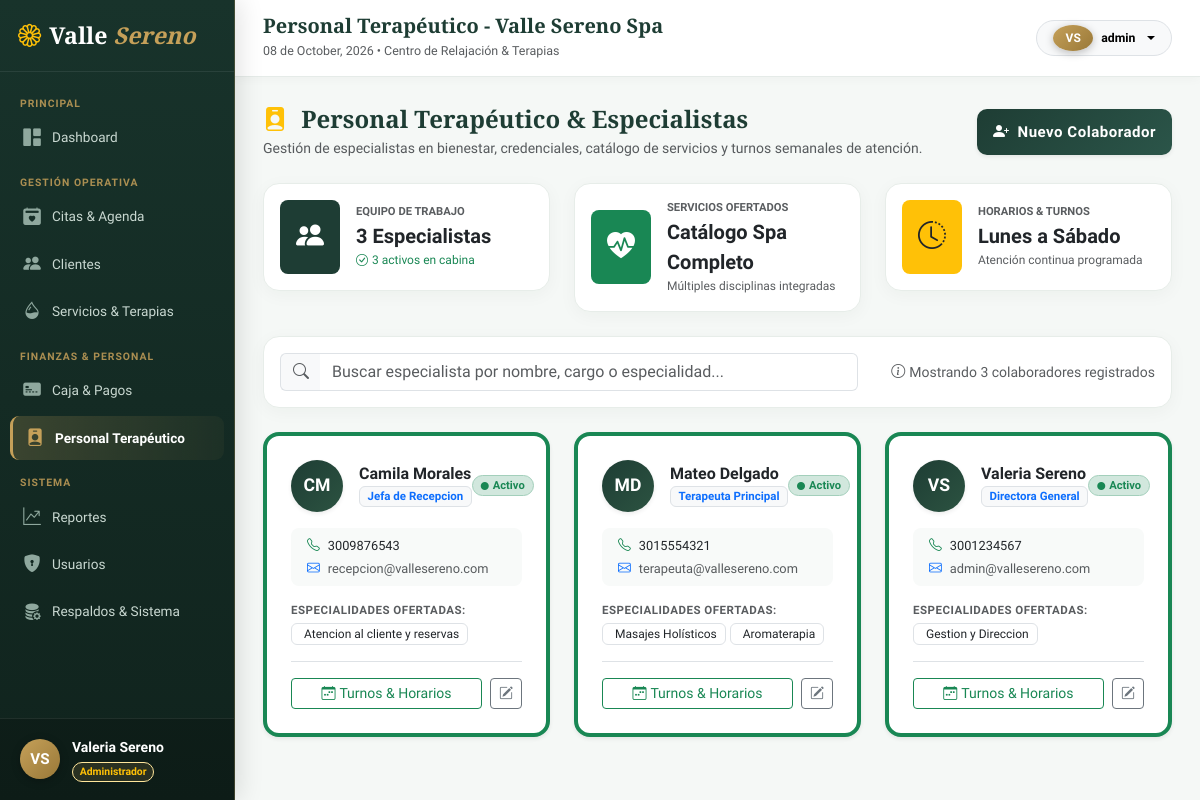
/index.php?c=empleados&a=index (signed in), run on the app's committed database.
### tables this page shows
CREATE TABLE IF NOT EXISTS empleados (
    id INT AUTO_INCREMENT PRIMARY KEY,
    nombre_completo VARCHAR(120) NOT NULL,
    telefono VARCHAR(20) NOT NULL,
    correo VARCHAR(100) NOT NULL UNIQUE,
    cargo VARCHAR(50) NOT NULL,
    especialidades TEXT NULL,
    estado ENUM('activo', 'inactivo') NOT NULL DEFAULT 'activo'
);

### app/views/empleados/index.php (the view, shortened to what the rows shown need)
<?php
$totalActivos = count(array_filter($empleados, fn($e) => $e['estado'] === 'activo'));
?>
<div class="d-flex flex-column flex-md-row justify-content-between align-items-md-center gap-3 mb-4">
    <div>
        <h4 class="fw-bold mb-1" style="color: var(--spa-primary); font-family: var(--font-serif);">
            <i class="bi bi-person-badge-fill text-warning me-2"></i> Personal Terapéutico & Especialistas
        </h4>
        <p class="text-muted small mb-0">Gestión de especialistas en bienestar, credenciales, catálogo de servicios y turnos semanales de atención.</p>
    </div>
    <div>
        <button class="btn btn-spa-primary btn-sm px-3 d-inline-flex align-items-center gap-2 shadow-sm" data-bs-toggle="modal" data-bs-target="#modalEmpleado" onclick="limpiarFormEmpleado()">
            <i class="bi bi-person-plus-fill fs-6"></i>
            <span>Nuevo Colaborador</span>
        </button>
    </div>
</div>
<div class="row g-4 mb-4">
    <div class="col-sm-6 col-md-4">
        <div class="spa-card p-3 d-flex align-items-center gap-3">
            <div class="rounded-3 p-3 text-white" style="background: var(--spa-primary);">
                <i class="bi bi-people-fill fs-3"></i>
            </div>
            <div>
                <small class="text-muted fw-bold text-uppercase d-block" style="font-size: 0.7rem;">Equipo de Trabajo</small>
                <span class="fs-5 fw-bold text-dark"><?= count($empleados) ?> Especialistas</span>
                <small class="d-block text-success" style="font-size: 0.75rem;"><i class="bi bi-check-circle me-1"></i><?= $totalActivos ?> activos en cabina</small>
            </div>
        </div>
    </div>
    <div class="col-sm-6 col-md-4">
        <div class="spa-card p-3 d-flex align-items-center gap-3">
            <div class="rounded-3 p-3 bg-success text-white">
                <i class="bi bi-heart-pulse-fill fs-3"></i>
            </div>
            <div>
                <small class="text-muted fw-bold text-uppercase d-block" style="font-size: 0.7rem;">Servicios Ofertados</small>
                <span class="fs-5 fw-bold text-dark">Catálogo Spa Completo</span>
                <small class="d-block text-muted" style="font-size: 0.75rem;">Múltiples disciplinas integradas</small>
            </div>
        </div>
    </div>
    <div class="col-sm-6 col-md-4">
        <div class="spa-card p-3 d-flex align-items-center gap-3">
            <div class="rounded-3 p-3 bg-warning text-dark">
                <i class="bi bi-clock-history fs-3"></i>
            </div>
            <div>
                <small class="text-muted fw-bold text-uppercase d-block" style="font-size: 0.7rem;">Horarios & Turnos</small>
                <span class="fs-5 fw-bold text-dark">Lunes a Sábado</span>
                <small class="d-block text-muted" style="font-size: 0.75rem;">Atención continua programada</small>
            </div>
        </div>
    </div>
</div>
<div class="spa-card p-3 mb-4">
    <div class="row g-3 align-items-center">
        <div class="col-md-8">
            <div class="input-group">
                <span class="input-group-text bg-light border-end-0"><i class="bi bi-search text-muted"></i></span>
                <input type="text" id="busquedaTerapeuta" class="form-control border-start-0" placeholder="Buscar especialista por nombre, cargo o especialidad..." onkeyup="filtrarTerapeutas()">
            </div>
        </div>
        <div class="col-md-4 text-md-end">
            <small class="text-muted"><i class="bi bi-info-circle me-1"></i>Mostrando <?= count($empleados) ?> colaboradores registrados</small>
        </div>
    </div>
</div>
<div class="row g-4 mb-4" id="contenedorTerapeutas">
    <?php if (empty($empleados)): ?>
        <div class="col-12 text-center py-5 text-muted">
            <i class="bi bi-person-x fs-1 d-block mb-2 text-muted"></i>
            No hay personal terapéutico registrado en la base de datos.<br>
            <small>Haz clic en "Nuevo Colaborador" para agregar uno.</small>
        </div>
    <?php else: ?>
        <?php foreach ($empleados as $emp):
            $initials = strtoupper(substr($emp['nombre_completo'], 0, 1) . (strpos($emp['nombre_completo'], ' ') !== false ? substr($emp['nombre_completo'], strpos($emp['nombre_completo'], ' ') + 1, 1) : ''));
            $tagsEspecialidades = array_filter(array_map('trim', explode(',', $emp['especialidades'] ?? '')));
        ?>
            <div class="col-md-6 col-lg-4 tarjeta-terapeuta-item">
                <div class="spa-card p-4 h-100 position-relative d-flex flex-column justify-content-between border-top border-4 border-success shadow-sm hover-shadow transition-all">
                    <div>
                        <div class="d-flex align-items-center justify-content-between mb-3">
                            <div class="d-flex align-items-center gap-3">
                                <div class="rounded-circle d-flex align-items-center justify-content-center text-white fw-bold shadow-sm"
                                     style="width: 52px; height: 52px; font-size: 1.1rem; background: linear-gradient(135deg, var(--spa-primary), #2c5341);">
                                    <?= htmlspecialchars($initials) ?>
                                </div>
                                <div>
                                    <h6 class="fw-bold text-dark mb-0 fs-6"><?= htmlspecialchars($emp['nombre_completo']) ?></h6>
                                    <small class="badge bg-light text-primary border" style="font-size: 0.72rem;"><?= htmlspecialchars($emp['cargo']) ?></small>
                                </div>
                            </div>
                            <span class="badge rounded-pill <?= $emp['estado'] === 'activo' ? 'bg-success-subtle text-success border border-success-subtle' : 'bg-secondary-subtle text-secondary' ?> px-2 py-1" style="font-size: 0.7rem;">
                                <i class="bi bi-circle-fill me-1" style="font-size: 0.5rem;"></i><?= ucfirst($emp['estado']) ?>
                            </span>
                        </div>
                        <div class="p-2 px-3 rounded-3 mb-3" style="background: #f8faf9; font-size: 0.8rem;">
                            <div class="text-dark mb-1">
                                <i class="bi bi-telephone text-success me-2"></i><?= htmlspecialchars($emp['telefono']) ?>
                            </div>
                            <div class="text-muted text-truncate" title="<?= htmlspecialchars($emp['correo']) ?>">
                                <i class="bi bi-envelope text-primary me-2"></i><?= htmlspecialchars($emp['correo']) ?>
                            </div>
                        </div>
                        <div class="mb-3">
                            <small class="text-muted fw-semibold d-block mb-1" style="font-size: 0.72rem; text-transform: uppercase; letter-spacing: 0.5px;">Especialidades Ofertadas:</small>
                            <?php if (empty($tagsEspecialidades)): ?>
                                <small class="text-muted italic">Sin especialidades especificadas</small>
                            <?php else: ?>
                                <div class="d-flex flex-wrap gap-1">
                                    <?php foreach ($tagsEspecialidades as $tag): ?>
                                        <span class="badge bg-white text-dark border px-2 py-1 font-normal" style="font-size: 0.75rem; font-weight: 500;">
                                            <i class="bi bi-sparkles text-warning me-1"></i><?= htmlspecialchars($tag) ?>
                                        </span>
                                    <?php endforeach; ?>
                                </div>
                            <?php endif; ?>
                        </div>
                    </div>
                    <div class="pt-3 border-top d-flex gap-2 justify-content-between align-items-center">
                        <button class="btn btn-outline-success btn-sm w-100 d-inline-flex align-items-center justify-content-center gap-1" onclick="abrirHorarios(<?= $emp['id'] ?>, '<?= htmlspecialchars($emp['nombre_completo'], ENT_QUOTES) ?>')">
                            <i class="bi bi-calendar-week"></i>
                            <span>Turnos & Horarios</span>
                        </button>
                        <button class="btn btn-outline-secondary btn-sm px-2" title="Editar Perfil" onclick='editarEmpleado(<?= json_encode($emp) ?>)'>
                            <i class="bi bi-pencil-square"></i>
                        </button>
                    </div>
                </div>
            </div>
        <?php endforeach; ?>
    <?php endif; ?>
</div>

### app/views/layouts/main.php (shortened to what the rows shown need)
<?php
$user = [
    'id'      => $_SESSION['usuario_id'] ?? 0,
    'usuario' => $_SESSION['usuario'] ?? 'Invitado',
    'nombre'  => $_SESSION['nombre'] ?? 'Usuario',
    'email'   => $_SESSION['email'] ?? '',
    'rol'     => $_SESSION['rol_nombre'] ?? 'Sin rol',
    'cargo'   => $_SESSION['cargo'] ?? 'Personal'
];
$activePage = $activePage ?? 'dashboard';
$userInitials = strtoupper(substr($user['nombre'], 0, 1) . (strpos($user['nombre'], ' ') !== false ? substr($user['nombre'], strpos($user['nombre'], ' ') + 1, 1) : ''));
?>
<!DOCTYPE html>
<html lang="es">
<head>
    <link href="https://cdn.jsdelivr.net/npm/bootstrap@5.3.3/dist/css/bootstrap.min.css" rel="stylesheet">
    <link rel="stylesheet" href="https://cdn.jsdelivr.net/npm/bootstrap-icons@1.11.3/font/bootstrap-icons.min.css">
    <link rel="stylesheet" href="public/css/spa-theme.css?v=1.2">
</head>
<body>
    <div class="app-wrapper">
        <aside class="app-sidebar" id="appSidebar">
            <div class="sidebar-header d-flex align-items-center justify-content-between">
                <a href="index.php?c=dashboard&a=index" class="spa-brand">
                    <i class="bi bi-flower1 me-2 text-warning"></i>Valle <span>Sereno</span>
                </a>
            </div>
            <nav class="sidebar-nav">
                <?php if ($user['rol'] !== 'Terapeuta'): ?>
                    <div class="sidebar-section-title">Principal</div>
                    <a href="index.php?c=dashboard&a=index" class="nav-spa-link <?= $activePage === 'dashboard' ? 'active' : '' ?>">
                        <i class="bi bi-grid-1x2-fill"></i>
                        <span>Dashboard</span>
                    </a>
                <?php endif; ?>
                <div class="sidebar-section-title">Gestión Operativa</div>
                <a href="index.php?c=citas&a=index" class="nav-spa-link <?= $activePage === 'citas' ? 'active' : '' ?>">
                    <i class="bi bi-calendar2-heart-fill"></i>
                    <span>Citas & Agenda</span>
                </a>
                <?php if (in_array($user['rol'], ['Administrador', 'Recepcionista'])): ?>
                    <a href="index.php?c=clientes&a=index" class="nav-spa-link <?= $activePage === 'clientes' ? 'active' : '' ?>">
                        <i class="bi bi-people-fill"></i>
                        <span>Clientes</span>
                    </a>
                <?php endif; ?>
                <a href="index.php?c=servicios&a=index" class="nav-spa-link <?= $activePage === 'servicios' ? 'active' : '' ?>">
                    <i class="bi bi-droplet-half"></i>
                    <span>Servicios & Terapias</span>
                </a>
                <?php if ($user['rol'] !== 'Terapeuta'): ?>
                    <div class="sidebar-section-title">Finanzas & Personal</div>
                    <a href="index.php?c=pagos&a=index" class="nav-spa-link <?= $activePage === 'pagos' ? 'active' : '' ?>">
                        <i class="bi bi-credit-card-2-front-fill"></i>
                        <span>Caja & Pagos</span>
                    </a>
                    <a href="index.php?c=empleados&a=index" class="nav-spa-link <?= $activePage === 'empleados' ? 'active' : '' ?>">
                        <i class="bi bi-person-badge-fill"></i>
                        <span>Personal Terapéutico</span>
                    </a>
                <?php endif; ?>
                <?php if ($user['rol'] === 'Administrador'): ?>
                    <div class="sidebar-section-title">Sistema</div>
                    <a href="index.php?c=reportes&a=index" class="nav-spa-link <?= $activePage === 'reportes' ? 'active' : '' ?>">
                        <i class="bi bi-graph-up-arrow"></i>
                        <span>Reportes</span>
                    </a>
                    <a href="index.php?c=usuarios&a=index" class="nav-spa-link <?= $activePage === 'usuarios' ? 'active' : '' ?>">
                        <i class="bi bi-shield-lock-fill"></i>
                        <span>Usuarios</span>
                    </a>
                    <a href="index.php?c=respaldos&a=index" class="nav-spa-link <?= $activePage === 'respaldos' ? 'active' : '' ?>">
                        <i class="bi bi-database-fill-gear"></i>
                        <span>Respaldos & Sistema</span>
                    </a>
                <?php endif; ?>
            </nav>
            <div class="sidebar-footer">
                <div class="user-badge-box">
                    <div class="user-avatar-circle">
                        <?= htmlspecialchars($userInitials) ?>
                    </div>
                    <div class="overflow-hidden">
                        <div class="text-white fw-semibold small text-truncate"><?= htmlspecialchars($user['nombre']) ?></div>
                        <small class="badge rounded-pill text-warning border border-warning-subtle" style="font-size: 0.65rem; background: rgba(197, 160, 89, 0.15);">
                            <?= htmlspecialchars($user['rol']) ?>
                        </small>
                    </div>
                </div>
            </div>
        </aside>
        <div class="app-main">
            <header class="app-header">
                <div class="d-flex align-items-center gap-3">
                    <div>
                        <h5 class="mb-0 fw-bold" style="color: var(--spa-primary); font-family: var(--font-serif);">
                            <?= htmlspecialchars($pageTitle ?? 'Santuario de Bienestar') ?>
                        </h5>
                        <small class="text-muted" style="font-size: 0.78rem;">
                            <?= date('d \d\e F, Y') ?> &bull; Centro de Relajación & Terapias
                        </small>
                    </div>
                </div>
                <div class="d-flex align-items-center gap-3">
                    <div class="dropdown">
                        <button class="btn btn-light btn-sm rounded-pill dropdown-toggle d-flex align-items-center gap-2 border px-3" type="button" data-bs-toggle="dropdown">
                            <span class="user-avatar-circle" style="width:26px; height:26px; font-size:0.75rem;">
                                <?= htmlspecialchars($userInitials) ?>
                            </span>
                            <span class="d-none d-sm-inline fw-semibold small"><?= htmlspecialchars($user['usuario']) ?></span>
                        </button>
                    </div>
                </div>
            </header>
            <main class="page-container flex-grow-1">
                <?php
                if (isset($contentView) && file_exists($contentView)) {
                    include $contentView;
                } else {
                    echo "<div class='alert alert-warning'>Vista no disponible.</div>";
                }
                ?>
            </main>
        </div>
    </div>
</body>
</html>

### data on the page
empleados: nombre_completo "VS", nombre_completo "Valeria Sereno", cargo "Directora General", estado "Activo", telefono "3001234567", correo "admin@vallesereno.com", especialidades "Gestion y Direccion"
empleados: nombre_completo "CM", nombre_completo "Camila Morales", cargo "Jefa de Recepcion", estado "Activo", telefono "3009876543", correo "recepcion@vallesereno.com", especialidades "Atencion al cliente y reservas"
empleados: nombre_completo "MD", nombre_completo "Mateo Delgado", cargo "Terapeuta Principal", estado "Activo", telefono "3015554321", correo "terapeuta@vallesereno.com", especialidades "Masajes Holísticos", especialidades "Aromaterapia"

### other printed values
$user['rol'] "Administrador"
$pageTitle "Personal Terapéutico - Valle Sereno Spa"
$user['usuario'] "admin"
count($empleados) "3"
$totalActivos "3"
